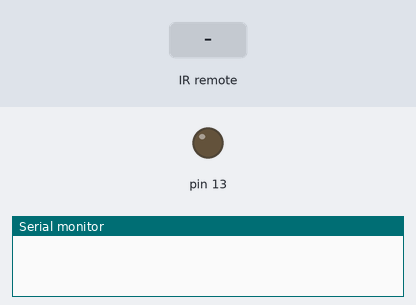
The sketch below on a simulated Arduino Uno, built with avr-gcc and run on an emulated ATmega328P. Parts: output pins drawn as LEDs (lit = HIGH), the last lines printed to the serial monitor. The inputs (shaded band) are chosen by the test bench.

Above: at 1.2 s.
1.3 s: infrared code 0xE4CD1208 received
At 1.8 s:
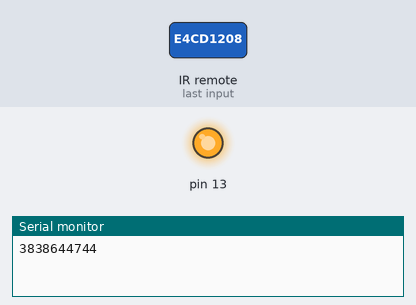
2.8 s: infrared code 0xE0E040BF received
At 4.1 s:
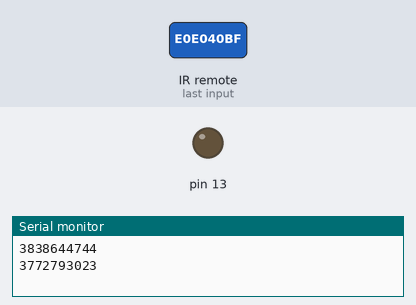
Timing chart, 0 to 5.8 s (numbered marks = the images above; inputs shaded):
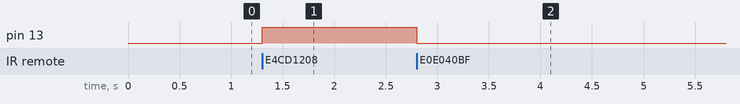

The sketch:

IR_One_LED.ino
```cpp
/*
 Some Sample code of how to use your IR remote

 * Lets get started:

 The IR sensor's pins are attached to Arduino as so:
 Pin 1 to Vout (pin 11 on Arduino)
 Pin 2 to GND
 Pin 3 to Vcc (+5v from Arduino)

*/

#include <IRremote.h>

int IRpin = 11;  // pin for the IR sensor
int LED = 13;    // LED pin
IRrecv irrecv(IRpin);
decode_results results;


void setup()
{
   pinMode(13, OUTPUT);
   Serial.begin(9600);
  irrecv.enableIRIn();                      // Start the receiver
}

void loop() {
  if (irrecv.decode(&results)) {
    Serial.println(results.value);
    irrecv.resume();

  if(results.value== 3838644744) // Your ON button value
  {
             digitalWrite(13,HIGH);
  }
  else if(results.value == 3772793023) // Your OFF button value
  {
             digitalWrite(13,LOW);
  }
                                }
}
```

Measured:
- after the input at 1.3 s, pin 13: LOW → HIGH at once
- after the input at 2.8 s, pin 13: HIGH → LOW at once
